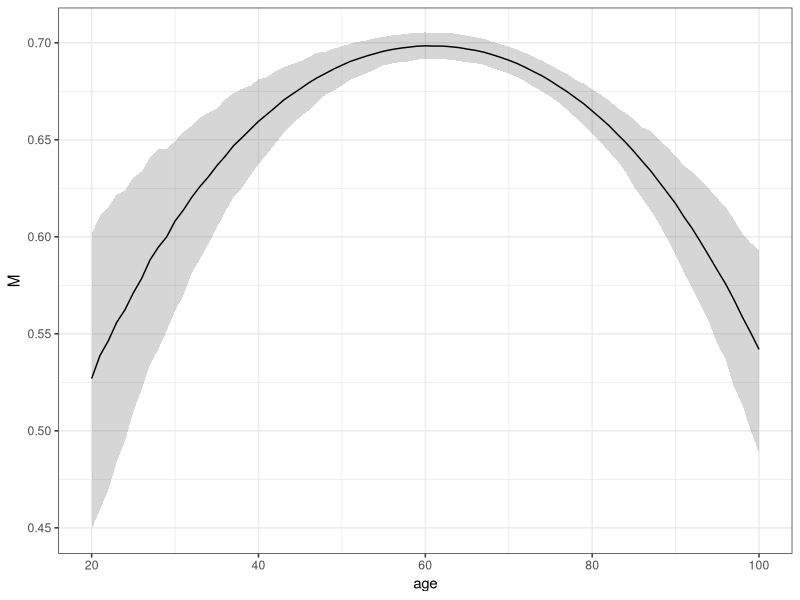

Reproduce this figure in R. (Note: this script raises an error after producing the figure.)
library(tidyverse)
library(boot)

theme_set(theme_bw())



raw <- read_csv(here::here("data", "27-06-2018 EQ5D_IL.df.mini EQ5D individual level data.csv"))


max_qol <- 1
min_qol <- min(raw$EQ5D)

dat_qol <- raw %>% 
  mutate(
    qol = (EQ5D - min_qol) / (max_qol - min_qol)
  ) %>% 
  rename(ti = time_points) %>% 
  mutate(ti = ti / 365) %>% 
  filter(qol > 0) %>% 
  filter(qol < 1) %>% 
  select(ti, qol, age) 



fit <- lm(y ~ poly(age, 2), data = dat_qol %>% mutate(y = log(qol / (1 - qol))))


data.pred <- crossing(ID = 1:3000, age = 20:100)


pred0 <- predict(fit, data.pred, se = T)

pred <- data.pred %>% 
  mutate(
    qol = pred0$fit,
    se = pred0$se.fit,
    qol = rnorm(n(), qol, se),
    qol = 1 / (1 + exp(-qol)),
    qol = qol * (1 - min_qol) + min_qol
  ) %>% 
  select(-se)


pred %>% 
  group_by(age) %>% 
  summarise(
    M = mean(qol),
    L = quantile(qol, 0.025),
    U = quantile(qol, 0.975)
  ) %>% 
  ggplot(aes(x = age)) +
  geom_ribbon(aes(ymin = L, ymax = U), alpha = 0.2) +
  geom_line(aes(y = M))


write_csv(pred, file = here::here("out", "post_qol_(a)_lm.csv"))




